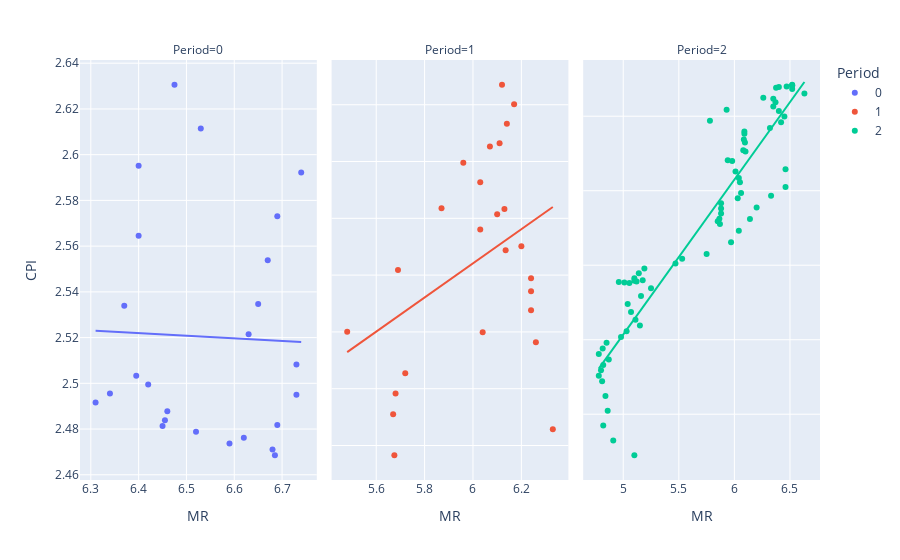

Write notebook code for a chart like this one.
### Code cell
import plotly.express as px

fig = px.scatter(
    df.reset_index(),
    x="MR",
    y="CPI",
    color="Period",
    trendline="ols",
    facet_col="Period",
)
fig.update_xaxes(matches=None)
fig.update_yaxes(matches=None)

### Figure 1 — Plotly figure (JSON) as saved in the notebook; plotly's stock layout.template omitted (floating-point values rounded to 4 significant figures)
{"data": [{"hovertemplate": "Period=0<br>MR=%{x}<br>CPI=%{y}<extra></extra>", "legendgroup": "0", "marker": {"color": "#636efa", "symbol": "circle"}, "mode": "markers", "name": "0", "orientation": "v", "showlegend": true, "type": "scatter", "x": [6.475, 6.53, 6.74, 6.69, 6.67, 6.65, 6.63, 6.73, 6.73, 6.69, 6.685, 6.68, 6.59, 6.62, 6.52, 6.45, 6.455, 6.46, 6.31, 6.34, 6.42, 6.395, 6.37, 6.4, 6.4], "xaxis": "x", "y": [2.631, 2.611, 2.592, 2.573, 2.554, 2.535, 2.521, 2.508, 2.495, 2.482, 2.469, 2.471, 2.474, 2.476, 2.479, 2.481, 2.484, 2.488, 2.492, 2.496, 2.499, 2.503, 2.534, 2.565, 2.595], "yaxis": "y"}, {"hovertemplate": "<b>OLS trendline</b><br>CPI = -0.0114711 * MR + 2.59536<br>R<sup>2</sup>=0.001080<br><br>Period=0<br>MR=%{x}<br>CPI=%{y} <b>(trend)</b><extra></extra>", "legendgroup": "0", "marker": {"color": "#636efa", "symbol": "circle"}, "mode": "lines", "name": "0", "showlegend": false, "type": "scatter", "x": [6.31, 6.34, 6.37, 6.395, 6.4, 6.4, 6.42, 6.45, 6.455, 6.46, 6.475, 6.52, 6.53, 6.59, 6.62, 6.63, 6.65, 6.67, 6.68, 6.685, 6.69, 6.69, 6.73, 6.73, 6.74], "xaxis": "x", "y": [2.523, 2.523, 2.522, 2.522, 2.522, 2.522, 2.522, 2.521, 2.521, 2.521, 2.521, 2.521, 2.52, 2.52, 2.519, 2.519, 2.519, 2.519, 2.519, 2.519, 2.519, 2.519, 2.518, 2.518, 2.518], "yaxis": "y"}, {"hovertemplate": "Period=1<br>MR=%{x}<br>CPI=%{y}<extra></extra>", "legendgroup": "1", "marker": {"color": "#EF553B", "symbol": "circle"}, "mode": "markers", "name": "1", "orientation": "v", "showlegend": true, "type": "scatter", "x": [6.33, 6.26, 6.24, 6.24, 6.2, 6.1, 6.03, 5.96, 6.11, 6.14, 6.17, 6.12, 6.07, 5.87, 5.69, 5.48, 5.68, 5.675, 5.67, 5.72, 6.04, 6.24, 6.135, 6.03, 6.13], "xaxis": "x2", "y": [2.626, 2.656, 2.668, 2.679, 2.69, 2.701, 2.713, 2.72, 2.726, 2.733, 2.74, 2.747, 2.725, 2.704, 2.682, 2.66, 2.638, 2.617, 2.631, 2.645, 2.66, 2.674, 2.689, 2.696, 2.703], "yaxis": "y2"}, {"hovertemplate": "<b>OLS trendline</b><br>CPI = 0.0601182 * MR + 2.32346<br>R<sup>2</sup>=0.141529<br><br>Period=1<br>MR=%{x}<br>CPI=%{y} <b>(trend)</b><extra></extra>", "legendgroup": "1", "marker": {"color": "#EF553B", "symbol": "circle"}, "mode": "lines", "name": "1", "showlegend": false, "type": "scatter", "x": [5.48, 5.67, 5.675, 5.68, 5.69, 5.72, 5.87, 5.96, 6.03, 6.03, 6.04, 6.07, 6.1, 6.11, 6.12, 6.13, 6.135, 6.14, 6.17, 6.2, 6.24, 6.24, 6.24, 6.26, 6.33], "xaxis": "x2", "y": [2.653, 2.664, 2.665, 2.665, 2.666, 2.667, 2.676, 2.682, 2.686, 2.686, 2.687, 2.688, 2.69, 2.691, 2.691, 2.692, 2.692, 2.693, 2.694, 2.696, 2.699, 2.699, 2.699, 2.7, 2.704], "yaxis": "y2"}, {"hovertemplate": "Period=2<br>MR=%{x}<br>CPI=%{y}<extra></extra>", "legendgroup": "2", "marker": {"color": "#00cc96", "symbol": "circle"}, "mode": "markers", "name": "2", "orientation": "v", "showlegend": true, "type": "scatter", "x": [5.87, 5.85, 5.865, 5.88, 5.88, 5.88, 6.03, 6.06, 6.05, 6.01, 5.98, 6.08, 6.085, 6.09, 6.32, 6.42, 6.45, 6.4, 6.35, 6.37, 6.26, 6.63, 6.52, 6.52, 6.52, 6.52, 6.47, 6.4, 6.375, 6.35, 5.93, 5.78, 6.09, 6.095, 6.1, 5.94, 6.46, 6.04, 6.46, 6.33, 6.2, 6.14, 6.04, 5.97, 5.75, 5.53, 5.47, 5.19, 5.14, 5.1, 5.055, 5.01, 4.96, 5.12, 5.1, 5.175, 5.25, 5.16, 5.04, 5.07, 5.11, 5.15, 5.03, 4.98, 4.85, 4.815, 4.78, 4.87, 4.82, 4.8, 4.78, 4.81, 4.84, 4.86, 4.82, 4.91, 5.1], "xaxis": "x3", "y": [2.711, 2.718, 2.725, 2.739, 2.753, 2.766, 2.78, 2.794, 2.823, 2.851, 2.88, 2.909, 2.938, 2.953, 2.968, 2.984, 2.999, 3.014, 3.026, 3.038, 3.049, 3.061, 3.073, 3.085, 3.083, 3.081, 3.08, 3.078, 3.077, 3.047, 3.018, 2.988, 2.959, 2.929, 2.905, 2.882, 2.858, 2.834, 2.81, 2.786, 2.755, 2.724, 2.693, 2.662, 2.63, 2.617, 2.604, 2.591, 2.578, 2.565, 2.552, 2.554, 2.555, 2.557, 2.558, 2.559, 2.538, 2.517, 2.496, 2.475, 2.454, 2.438, 2.423, 2.407, 2.392, 2.376, 2.362, 2.347, 2.332, 2.318, 2.303, 2.289, 2.249, 2.209, 2.169, 2.13, 2.09], "yaxis": "y3"}, {"hovertemplate": "<b>OLS trendline</b><br>CPI = 0.416 * MR + 0.333803<br>R<sup>2</sup>=0.858724<br><br>Period=2<br>MR=%{x}<br>CPI=%{y} <b>(trend)</b><extra></extra>", "legendgroup": "2", "marker": {"color": "#00cc96", "symbol": "circle"}, "mode": "lines", "name": "2", "showlegend": false, "type": "scatter", "x": [4.78, 4.78, 4.8, 4.81, 4.815, 4.82, 4.82, 4.84, 4.85, 4.86, 4.87, 4.91, 4.96, 4.98, 5.01, 5.03, 5.04, 5.055, 5.07, 5.1, 5.1, 5.1, 5.11, 5.12, 5.14, 5.15, 5.16, 5.175, 5.19, 5.25, 5.47, 5.53, 5.75, 5.78, 5.85, 5.865, 5.87, 5.88, 5.88, 5.88, 5.93, 5.94, 5.97, 5.98, 6.01, 6.03, 6.04, 6.04, 6.05, 6.06, 6.08, 6.085, 6.09, 6.09, 6.095, 6.1, 6.14, 6.2, 6.26, 6.32, 6.33, 6.35, 6.35, 6.37, 6.375, 6.4, 6.4, 6.42, 6.45, 6.46, 6.46, 6.47, 6.52, 6.52, 6.52, 6.52, 6.63], "xaxis": "x3", "y": [2.322, 2.322, 2.331, 2.335, 2.337, 2.339, 2.339, 2.347, 2.351, 2.356, 2.36, 2.376, 2.397, 2.405, 2.418, 2.426, 2.43, 2.437, 2.443, 2.455, 2.455, 2.455, 2.46, 2.464, 2.472, 2.476, 2.48, 2.487, 2.493, 2.518, 2.609, 2.634, 2.726, 2.738, 2.767, 2.774, 2.776, 2.78, 2.78, 2.78, 2.801, 2.805, 2.817, 2.821, 2.834, 2.842, 2.846, 2.846, 2.851, 2.855, 2.863, 2.865, 2.867, 2.867, 2.869, 2.871, 2.888, 2.913, 2.938, 2.963, 2.967, 2.975, 2.975, 2.984, 2.986, 2.996, 2.996, 3.005, 3.017, 3.021, 3.021, 3.025, 3.046, 3.046, 3.046, 3.046, 3.092], "yaxis": "y3"}], "layout": {"annotations": [{"font": {}, "showarrow": false, "text": "Period=0", "x": 0.16, "xanchor": "center", "xref": "paper", "y": 1, "yanchor": "bottom", "yref": "paper"}, {"font": {}, "showarrow": false, "text": "Period=1", "x": 0.5, "xanchor": "center", "xref": "paper", "y": 1, "yanchor": "bottom", "yref": "paper"}, {"font": {}, "showarrow": false, "text": "Period=2", "x": 0.84, "xanchor": "center", "xref": "paper", "y": 1, "yanchor": "bottom", "yref": "paper"}], "legend": {"title": {"text": "Period"}, "tracegroupgap": 0}, "margin": {"t": 60}, "xaxis": {"anchor": "y", "domain": [0, 0.32], "title": {"text": "MR"}}, "xaxis2": {"anchor": "y2", "domain": [0.34, 0.66], "title": {"text": "MR"}}, "xaxis3": {"anchor": "y3", "domain": [0.68, 1.0], "title": {"text": "MR"}}, "yaxis": {"anchor": "x", "domain": [0, 1], "title": {"text": "CPI"}}, "yaxis2": {"anchor": "x2", "domain": [0, 1], "showticklabels": false}, "yaxis3": {"anchor": "x3", "domain": [0, 1], "showticklabels": false}}}
